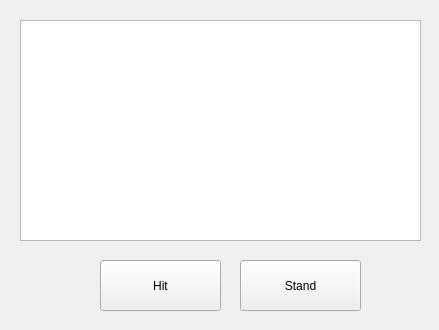
<?xml version="1.0" encoding="UTF-8"?>
<ui version="4.0">
 <class>MainWindow</class>
 <widget class="QMainWindow" name="MainWindow">
  <property name="geometry">
   <rect>
    <x>0</x>
    <y>0</y>
    <width>439</width>
    <height>330</height>
   </rect>
  </property>
  <property name="windowTitle">
   <string>MainWindow</string>
  </property>
  <widget class="QWidget" name="centralWidget">
   <widget class="QPushButton" name="pushButtonStand">
    <property name="geometry">
     <rect>
      <x>240</x>
      <y>260</y>
      <width>121</width>
      <height>51</height>
     </rect>
    </property>
    <property name="text">
     <string>Stand</string>
    </property>
   </widget>
   <widget class="QPushButton" name="pushButtonConnect">
    <property name="geometry">
     <rect>
      <x>174</x>
      <y>190</y>
      <width>111</width>
      <height>51</height>
     </rect>
    </property>
    <property name="text">
     <string>Connect</string>
    </property>
   </widget>
   <widget class="QLineEdit" name="lineEditIP">
    <property name="geometry">
     <rect>
      <x>174</x>
      <y>120</y>
      <width>161</width>
      <height>31</height>
     </rect>
    </property>
    <property name="text">
     <string>172.17.13.144</string>
    </property>
   </widget>
   <widget class="QPushButton" name="pushButtonHit">
    <property name="geometry">
     <rect>
      <x>100</x>
      <y>260</y>
      <width>121</width>
      <height>51</height>
     </rect>
    </property>
    <property name="text">
     <string>Hit</string>
    </property>
   </widget>
   <widget class="QLineEdit" name="lineEditName">
    <property name="geometry">
     <rect>
      <x>174</x>
      <y>60</y>
      <width>161</width>
      <height>31</height>
     </rect>
    </property>
    <property name="text">
     <string>abcd</string>
    </property>
   </widget>
   <widget class="QLabel" name="labelName">
    <property name="geometry">
     <rect>
      <x>94</x>
      <y>70</y>
      <width>67</width>
      <height>17</height>
     </rect>
    </property>
    <property name="text">
     <string>Name:</string>
    </property>
   </widget>
   <widget class="QLabel" name="labelIP">
    <property name="geometry">
     <rect>
      <x>80</x>
      <y>130</y>
      <width>81</width>
      <height>20</height>
     </rect>
    </property>
    <property name="text">
     <string>Server's IP:</string>
    </property>
   </widget>
   <widget class="QTextBrowser" name="textBrowser">
    <property name="geometry">
     <rect>
      <x>20</x>
      <y>20</y>
      <width>401</width>
      <height>221</height>
     </rect>
    </property>
   </widget>
  </widget>
 </widget>
 <layoutdefault spacing="6" margin="11"/>
 <resources/>
 <connections/>
</ui>
